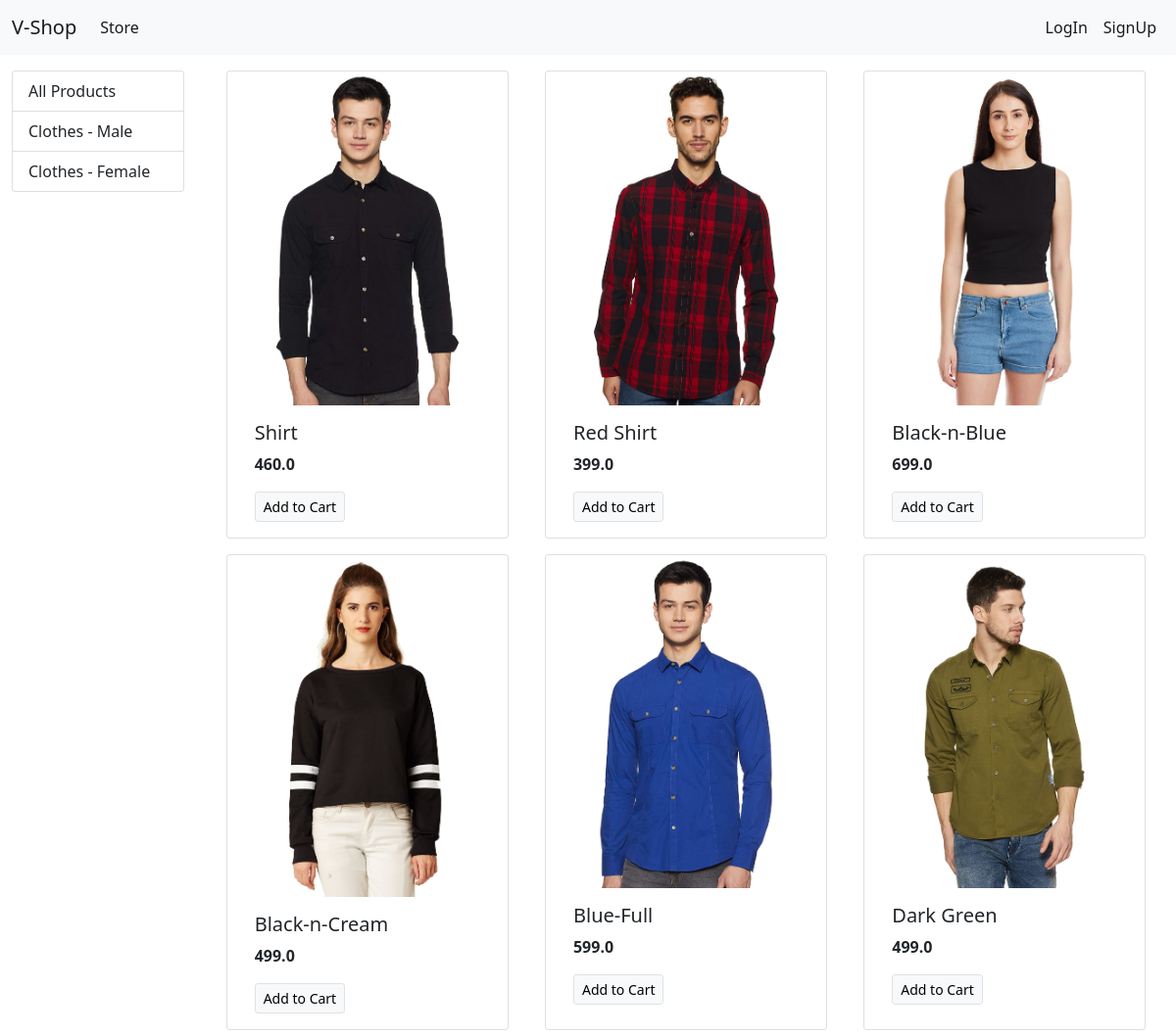
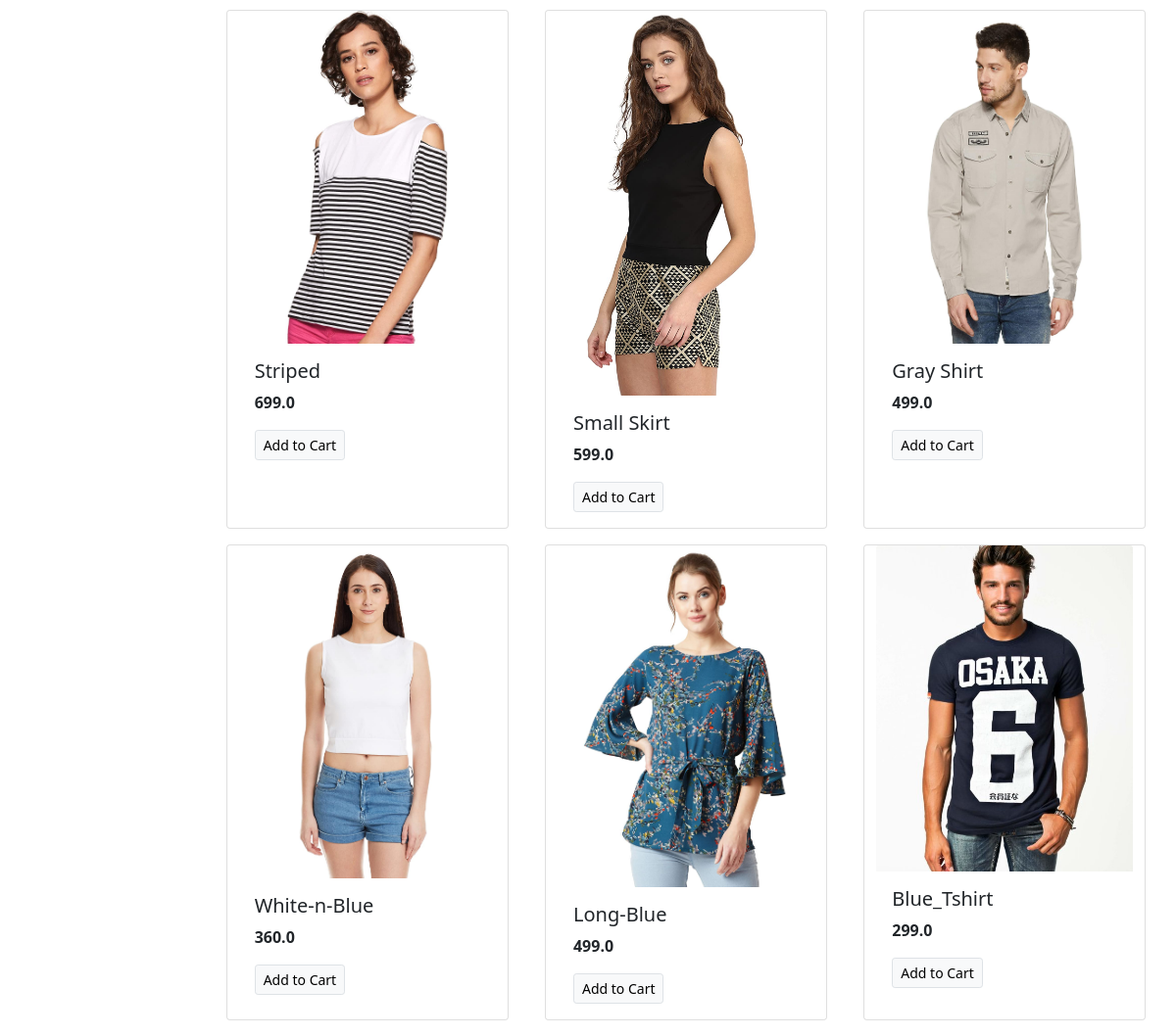
The page / on the database its author committed (2 pictures, top to bottom).
### store/models/category.py (models this page shows, shortened)
class Category(models.Model):
    name = models.CharField(max_length=20)
    @staticmethod
    def get_all_category():
        return Category.objects.all()

### store/models/product.py (models this page shows, shortened)
class Product(models.Model):
    name = models.CharField(max_length=50)
    price = models.FloatField(default=0)
    category = models.ForeignKey(Category, on_delete=models.CASCADE,default=1)
    description = models.CharField(max_length=200,default='')
    image = models.ImageField(upload_to='uploads/products/')
    @staticmethod
    def get_all_products():
        return Product.objects.all()

### store/views.py (the view)
# urls.py: path('', index,name='homepage'),
def index(request):
    prod = None
    categories = Category.get_all_category()
    categoryId = request.GET.get('category')
    if categoryId:
        prod = Product.get_all_products_by_id (categoryId)
    else:
        prod = Product.get_all_products()
    data = {}
    data ['products'] = prod
    data ['categories'] = categories
    print('You are: ',request.session.get('customer'))
    return render(request,'index.html',data)

### store/templates/index.html
    {% extends 'base.html' %}
    {% block content %}
        <div class="container-fluid mt-3">
            <div class="row">
                <div class="col-lg-2 mx-auto">
                    <div class="list-group">
                        <a href="/" class="list-group-item list-group-item-action">All Products</a>
                        {% for category in categories %}
                        <a href="/?category={{category.id}}" class="list-group-item list-group-item-action">{{category.name}}</a>
                        {% endfor %}
                    </div>
                </div>
                <div id='products' class="col-lg-10 mx-auto">
                    <div class="row mx-auto">
                        {% for prod in products %}
                                <div class="card mx-auto mb-3" style="width: 18rem;">
                                    <img src="{{prod.image.url}}" class="card-img-top" alt="card img">
                                    <div class="card-body">
                                    <h5 class="card-title">{{prod.name}}</h5>
                                    <p class="card-text"><b>{{prod.price}}</b></p>
                                    <a href="#" class="btn btn-light border btn-sm">Add to Cart</a>
                                    </div>
                                </div>
                        {% endfor %}
                    </div>
                </div>
            </div>
        </div>
    {% endblock%}

### store/templates/base.html (shortened to what this page needs)
<!doctype html>
<html lang="en">
  <head>
    <link href="https://cdn.jsdelivr.net/npm/bootstrap@5.1.3/dist/css/bootstrap.min.css" rel="stylesheet">
  </head>
  <body>
      <nav class="navbar navbar-expand-lg navbar-light bg-light">
        <div class="container-fluid">
          <a class="navbar-brand" href="/">V-Shop</a>
          <div class="collapse navbar-collapse" id="navbarSupportedContent">
            <ul class="navbar-nav me-auto mb-2 mb-lg-0">
              <li class="nav-item">
                <a class="nav-link active" aria-current="page" href="/">Store</a>
              </li>
            </ul>
            <ul class="navbar-nav d-flex">
                {% if request.session.customer %}
                    <li class="nav-item">
                      <a class="nav-link active" aria-current="page" href="/logout">Logout</a>
                    </li>
                {% else %}
                    <li class="nav-item">
                        <a class="nav-link active" aria-current="page" href="/login">LogIn</a>
                      </li>
                      <li class="nav-item">
                        <a class="nav-link active" aria-current="page" href="/signup">SignUp</a>
                    </li>
                {% endif %}
              </ul>
          </div>
        </div>
      </nav>
      {% block content %}
      {% endblock%}
  </body>
</html>

### rows shown on the page
Category: name "Clothes - Male"
Category: name "Clothes - Female"
Product: image (picture), name "Shirt", price "460.0"
Product: image (picture), name "Red Shirt", price "399.0"
Product: image (picture), name "Black-n-Blue", price "699.0"
Product: image (picture), name "Black-n-Cream", price "499.0"
Product: image (picture), name "Blue-Full", price "599.0"
Product: image (picture), name "Dark Green", price "499.0"
Product: image (picture), name "Striped", price "699.0"
Product: image (picture), name "Small Skirt", price "599.0"
Product: image (picture), name "Gray Shirt", price "499.0"
Product: image (picture), name "White-n-Blue", price "360.0"
Product: image (picture), name "Long-Blue", price "499.0"
Product: image (picture), name "Blue_Tshirt", price "299.0"
